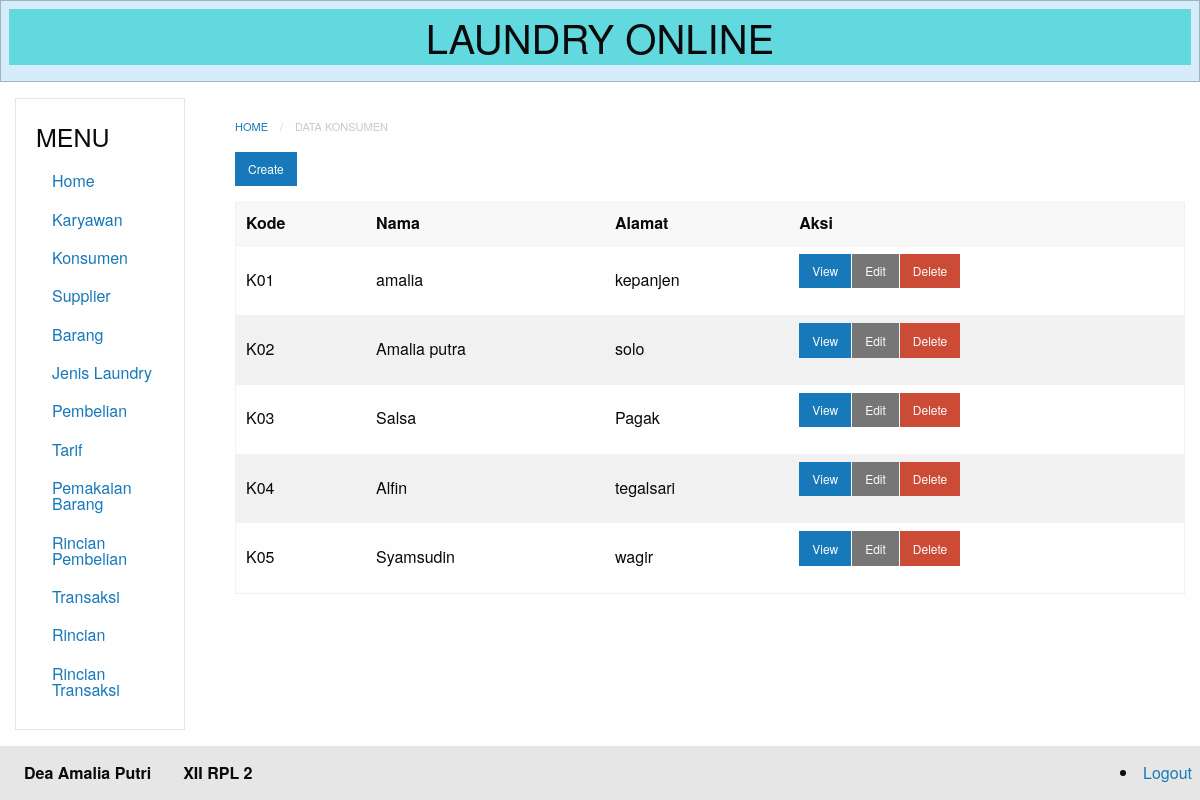
The app's page /index.php?module=konsumen (signed in) with its own data.
### tables this page shows
CREATE TABLE `konsumen` (
  `id` int(11) NOT NULL,
  `kode` varchar(20) NOT NULL,
  `nama` varchar(50) NOT NULL,
  `alamat` varchar(50) NOT NULL
);

### database.php (called while the page is built, shortened)
<?php
class Database {
	private $db_host = "localhost";
	private $db_user = "root";
	private $db_pass = "";
	private $db_name = "11_deaamaliaputri_laundry";
	var $con = false;
    var $myconn = "";
	var $result = array();
    function __construct() {
        if(!$this->con){
            $this->myconn = new mysqli($this->db_host, $this->db_user, $this->db_pass, $this->db_name);
            if($this->myconn->connect_errno > 0){
                array_push($this->result, $this->myconn->connect_error);
                return false;
            }else{
                $this->myconn->set_charset('utf8');
                $this->con = true;
                return true;
            }
        } else {
            return true;
        }
    }
	public function select($table, $rows = '*', $join = null,$join2 = null , $where = null, $order = null, $limit = null){
		$q = 'SELECT '.$rows.' FROM '.$table;
        if($this->tableExists($table)){
        	$query = $this->myconn->query($q);
			if($query){
				$this->numResults = $query->num_rows;
				for($i = 0; $i < $this->numResults; $i++){
					$r = $query->fetch_array();
                	$key = array_keys($r);
                	for($x = 0; $x < count($key); $x++){
                    	if(!is_int($key[$x])){
                    		if($query->num_rows >= 1){
                    			$this->result[$i][$key[$x]] = $r[$key[$x]];
							}else{
								$this->result[$i][$key[$x]] = null;
							}
						}
					}
				}
				return true;
			}else{
				array_push($this->result, $this->myconn->error);
				return false;
			}
      	}else{
      		return false;
    	}
    }
	private function TableExists($table) {
    	$res = $this->myconn->query('SHOW TABLES LIKE "'.$table.'"');
    	if(isset($res->num_rows)) {
        	return $res->num_rows > 0 ? true : false;
    	} else {
    		array_push($this->result, $table." does not exist in this database");
    		return false;
    	}
	}
    public function getResult(){
        $val = $this->result;
        $this->result = array();
        return $val;
    }
}

### modules/konsumen/konsumen-index.php (the view)
<nav aria-label="You are here:" role="navigation">
<ul class="breadcrumbs">
  <li><a href="?module=home">Home</a></li>
  <li class="disabled">Data Konsumen</li>
</ul>
</nav>
  <a href="?module=konsumen-create" class="small button">Create</a>
<table>
  <thead>
      <tr>
          <th>Kode</th>
          <th>Nama</th>
          <th>Alamat</th>
          <th>Aksi</th>
      </tr>
  </thead>
<?php
  require_once("database.php");
  $db=new Database();
  $db->select('konsumen', 'id, kode, nama, alamat');
  $res=$db->getResult();
    if(count($res) == 0){ ?>
        <tr>
            <td colspan="3">Data tidak tersedia.</td>
        </tr>
    <?php }else{
        foreach ($res as &$r){?>
        <tr>
            <td><?php echo $r['kode'] ?></td>
            <td><?php echo $r['nama'] ?></td>
            <td><?php echo $r['alamat'] ?></td>
            <td>
                <div class="small button-group">
                    <a href="?module=konsumen-show&id=<?php echo $r['id']; ?>" class=" button">View</a>
                    <a href="?module=konsumen-edit&id=<?php echo $r['id']; ?>" class="secondary button">Edit</a>
                    <a href="?module=konsumen-delete&id=<?php echo $r['id']; ?>"onClick='return confirm("Apakah yakin menghapus?")' class="alert button">Delete</a>
                </div>
            </td>
        </tr>
<?php } }?>
</table>

### records on screen
konsumen: kode "K01", nama "amalia", alamat "kepanjen"
konsumen: kode "K02", nama "Amalia putra", alamat "solo"
konsumen: kode "K03", nama "Salsa", alamat "Pagak"
konsumen: kode "K04", nama "Alfin", alamat "tegalsari"
konsumen: kode "K05", nama "Syamsudin", alamat "wagir"
